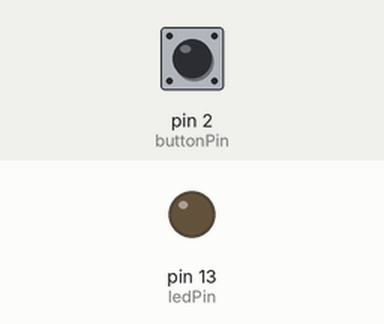
Recording of a sketch running on a simulated Arduino Uno, built with avr-gcc and run on an emulated ATmega328P. Parts: output pins drawn as LEDs (lit = HIGH). Dashed ring = blinking. The test bench sets the inputs (shaded band); at power-on: pin 2 (buttonPin) LOW. What the sketch prints to the serial monitor is not drawn.

Above: at 1.2 s.
1.3 s: pin 2 (buttonPin) pulled HIGH for 0.15 s
At 1.38 s:
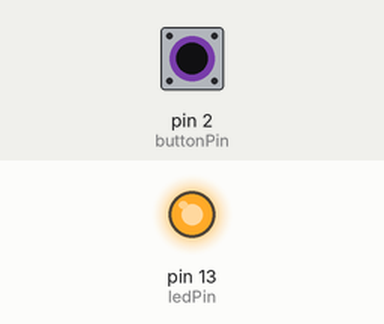
2.9 s: pin 2 (buttonPin) pulled HIGH for 3.2 s
At 7.3 s:
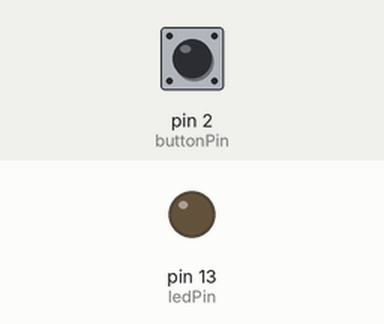
9.1 s: pin 2 (buttonPin) pulsed HIGH 2 times (0.12 s each, 0.3 s apart)
At 9.16 s:
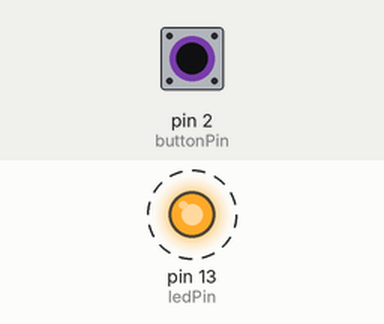
12.7 s: pin 2 (buttonPin) driven HIGH
At 13.4 s:
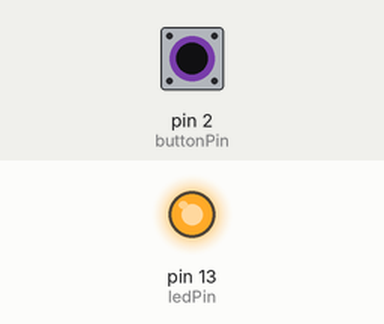
15.7 s: pin 2 (buttonPin) driven LOW
At 16.9 s:
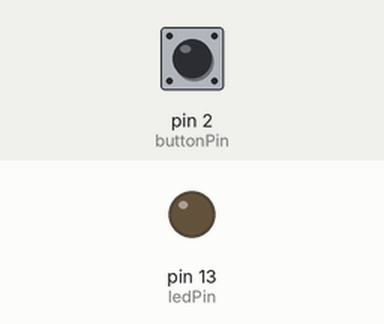
Timing chart, 0 to 18.2 s (numbered marks = the images above; inputs shaded):
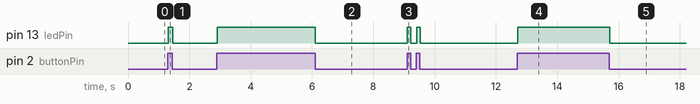

The sketch:

button_print_led.ino
```cpp
/*
button-print-led
CTA, 2024
*/

const int buttonPin = 2;
const int ledPin = 13;    // the number of the LED pin

int buttonState = 0;

void setup() {
  Serial.begin(9600);
  pinMode(buttonPin, INPUT);
  pinMode(ledPin, OUTPUT);
}

void loop() {
  buttonState = digitalRead(buttonPin);

  if (buttonState == HIGH) {
    Serial.println("On!");
    digitalWrite(ledPin, HIGH);
    } else {
      Serial.println("Off!");
      digitalWrite(ledPin, LOW);
    }
}
```

Measured:
- after the input at 1.3 s, pin 13 (ledPin): LOW → HIGH at once, → LOW 0.15 s later
- after the input at 2.9 s, pin 13 (ledPin): LOW → HIGH at once, → LOW 3.2 s later
- after the input at 9.1 s, pin 13 (ledPin): alternates HIGH for 0.12 s and LOW for 0.18 s, 4 changes in all, then stays LOW, starting at once
- after the input at 12.7 s, pin 13 (ledPin): LOW → HIGH at once
- after the input at 15.7 s, pin 13 (ledPin): HIGH → LOW at once
